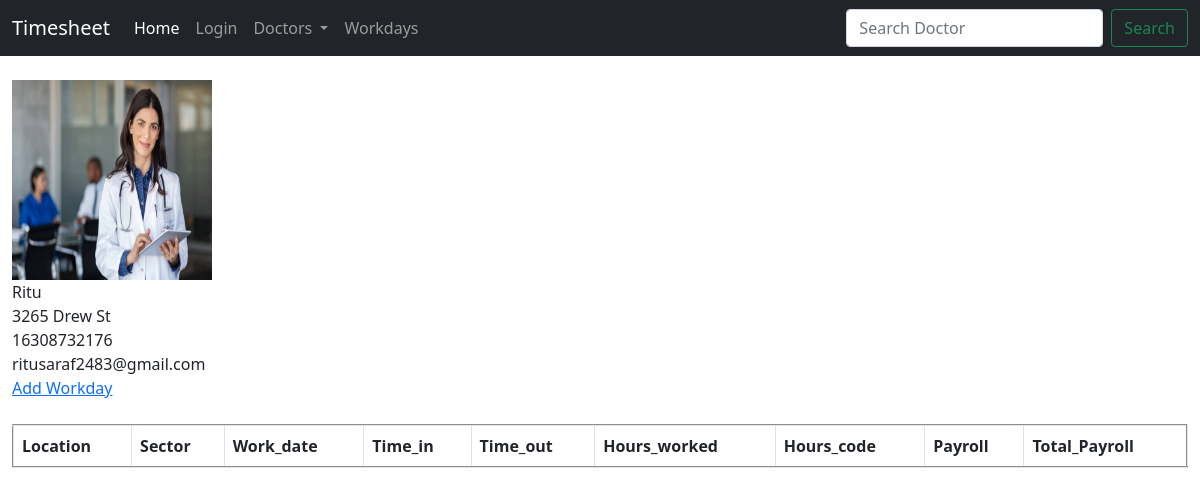
Before: /user/3 with the older database file.
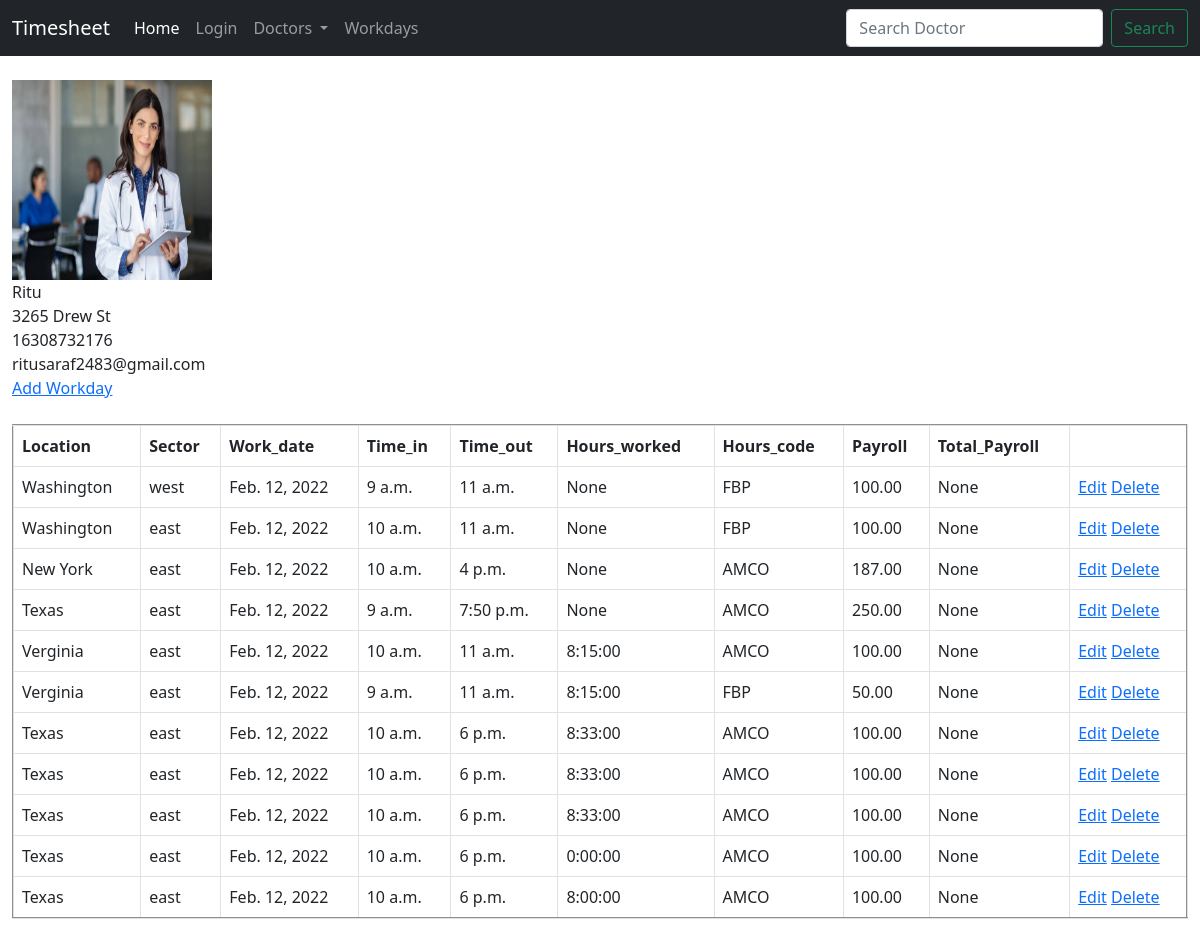
After: the same page with the newer database file.
### usermanagement/models.py (models this page shows)
class Profile(models.Model):
    user=models.OneToOneField(User,models.CASCADE)
    phone=models.CharField(max_length=13,blank=True)
    address=models.CharField(max_length=30,blank=True)
    image=models.ImageField(upload_to='images/users')

### workdaymanagement/models.py (models this page shows, shortened)
class Workday(models.Model):
     id=models.AutoField(primary_key=True)
     docid=models.IntegerField()
     doctor=models.CharField(max_length=20)
     location=models.ForeignKey(Location,on_delete=models.CASCADE,blank=True)
     sector=models.CharField(max_length=7,blank=True)
     work_date=models.DateField(default=date.today,blank=True)
     time_in=models.TimeField()
     time_out=models.TimeField()
     hours_worked=models.DurationField(blank=True,null=True)
     hours_code=models.ForeignKey(Payroll,on_delete=models.CASCADE)
     payroll=models.DecimalField(max_digits=5, decimal_places=2)
     total_payroll=models.DecimalField(max_digits=5, decimal_places=2,null=True,blank=True)

class Location(models.Model):
    location=models.CharField(max_length=20)
    def __str__(self):
         return self.location

class Payroll(models.Model):
     name=models.CharField(max_length=10)
     def __str__(self):
          return self.name

### usermanagement/views.py (the view)
# urls.py: re_path('^(?P<pk>[0-9]+)$',views.ProfileDetail.as_view(),name='profiledetail'),
class ProfileDetail(DetailView):
    model = Profile
    template_name = 'users/profile_detail.html'
    def get_context_data(self, **kwargs):
        context = super().get_context_data(**kwargs)
        context['workdays_list'] = Workday.objects.filter(docid=self.object.user.id)
        return context

### templates/users/profile_detail.html
{% extends 'base.html' %}
{% block content %}
<div class="container-fluid mt-4">
<img src="{{object.image.url}}" height="200px" width="200px"><br>
 {{object.user.username}}<br>
 {{object.address}}<br>
 {{object.phone}}<br>
 {{object.user.email}}<br>
 {% if object.user.id != request.user.id %}
 <a href="" data-bs-toggle="popover" title="You are not authorized">Add Workday</a>
 {% else %}
 <a href="{% url 'Workday:new_workday' %}">Add Workday</a>
 {% endif %}
 <table class="table table-bordered mt-4" border="2">
  <thead>
    <tr>
      <th scope="col">Location</th>
      <th scope="col">Sector</th>
      <th scope="col">Work_date</th>
      <th scope="col">Time_in</th>
      <th scope="col">Time_out</th>
      <th scope="col">Hours_worked</th>
      <th scope="col">Hours_code</th>
      <th scope="col">Payroll</th>
      <th scope="col">Total_Payroll</th>
    </tr>
  </thead>
  <tbody>
  {% for wd in workdays_list %}
    <tr>
      <td>{{wd.location}}</td>
      <td>{{wd.sector}}</td>
      <td>{{wd.work_date}}</td>
      <td>{{wd.time_in}}</td>
      <td>{{wd.time_out}}</td>
      <td>{{wd.hours_worked}}</td>
      <td>{{wd.hours_code}}</td>
      <td>{{wd.payroll}}</td>
      <td>{{wd.total_payroll}}</td>
      <td><a href="{% url 'Workday:workday_edit' wd.id %}">Edit</a>
      <a href="{% url 'Workday:workday_delete' wd.id %}">Delete</a></td>
    </tr>
  {% endfor %}
  </tbody>
</table>
</div>
{% endblock %}

### templates/base.html (shortened to what this page needs)
<!DOCTYPE html>
<html lang="en">
<head>
    <link href="https://cdn.jsdelivr.net/npm/bootstrap@5.0.0-beta2/dist/css/bootstrap.min.css"
 rel="stylesheet">
    <link href="https://stackpath.bootstrapcdn.com/font-awesome/4.7.0/css/font-awesome.min.css" rel="stylesheet">
</head>
<body>
<nav class="navbar navbar-expand-lg navbar-dark bg-dark">
  <div class="container-fluid">
    <a class="navbar-brand" href="#">Timesheet</a>
    <div class="collapse navbar-collapse" id="navbarSupportedContent">
      <ul class="navbar-nav me-auto mb-2 mb-lg-0">
        <li class="nav-item">
          <a class="nav-link active" aria-current="page" href="{% url 'home' %}">Home</a>
        </li>
        {% if user.is_authenticated %}
        <li class="nav-item">
          <a class="nav-link" href="{% url 'Users:logout' %}">Logout   Hi {{user.username}}</a>
        </li>
        {% else %}
        <li class="nav-item">
          <a class="nav-link" href="{% url 'Users:login' %}">Login</a>
        </li>
        {% endif %}
        <li class="nav-item dropdown">
          <a class="nav-link dropdown-toggle" href="#" id="navbarDropdown" role="button"
             data-bs-toggle="dropdown" aria-expanded="false">
            Doctors
          </a>
        </li>
        <li class="nav-item">
          <a class="nav-link" href="{% url 'Workday:workday_list' %}">Workdays</a>
        </li>
      </ul>
      <form class="d-flex" method="GET" action="{% url 'Users:userslist' %}">
         <input class="form-control me-2" name="q" value="{{request.GET.q}}" type="search" placeholder="Search Doctor" aria-label="Search">
        <button class="btn btn-outline-success" type="submit">Search</button>
      </form>
    </div>
  </div>
</nav>
{% block content %} {% endblock %}
</body>
</html>

Changed rows visible on the page:
added Workday: location "Washington", sector "west", work_date "Feb. 12, 2022", time_in "9 a.m.", time_out "11 a.m.", hours_worked "None", hours_code "FBP", payroll "100.00", total_payroll "None"
added Workday: location "Washington", sector "east", work_date "Feb. 12, 2022", time_in "10 a.m.", time_out "11 a.m.", hours_worked "None", hours_code "FBP", payroll "100.00", total_payroll "None"
added Workday: location "New York", sector "east", work_date "Feb. 12, 2022", time_in "10 a.m.", time_out "4 p.m.", hours_worked "None", hours_code "AMCO", payroll "187.00", total_payroll "None"
added Workday: location "Texas", sector "east", work_date "Feb. 12, 2022", time_in "9 a.m.", time_out "7:50 p.m.", hours_worked "None", hours_code "AMCO", payroll "250.00", total_payroll "None"
added Workday: location "Verginia", sector "east", work_date "Feb. 12, 2022", time_in "10 a.m.", time_out "11 a.m.", hours_worked "8:15:00", hours_code "AMCO", payroll "100.00", total_payroll "None"
added Workday: location "Verginia", sector "east", work_date "Feb. 12, 2022", time_in "9 a.m.", time_out "11 a.m.", hours_worked "8:15:00", hours_code "FBP", payroll "50.00", total_payroll "None"
added Workday: location "Texas", sector "east", work_date "Feb. 12, 2022", time_in "10 a.m.", time_out "6 p.m.", hours_worked "8:33:00", hours_code "AMCO", payroll "100.00", total_payroll "None"
added Workday: location "Texas", sector "east", work_date "Feb. 12, 2022", time_in "10 a.m.", time_out "6 p.m.", hours_worked "8:33:00", hours_code "AMCO", payroll "100.00", total_payroll "None"
added Workday: location "Texas", sector "east", work_date "Feb. 12, 2022", time_in "10 a.m.", time_out "6 p.m.", hours_worked "8:33:00", hours_code "AMCO", payroll "100.00", total_payroll "None"
added Workday: location "Texas", sector "east", work_date "Feb. 12, 2022", time_in "10 a.m.", time_out "6 p.m.", hours_worked "0:00:00", hours_code "AMCO", payroll "100.00", total_payroll "None"
added Workday: location "Texas", sector "east", work_date "Feb. 12, 2022", time_in "10 a.m.", time_out "6 p.m.", hours_worked "8:00:00", hours_code "AMCO", payroll "100.00", total_payroll "None"
